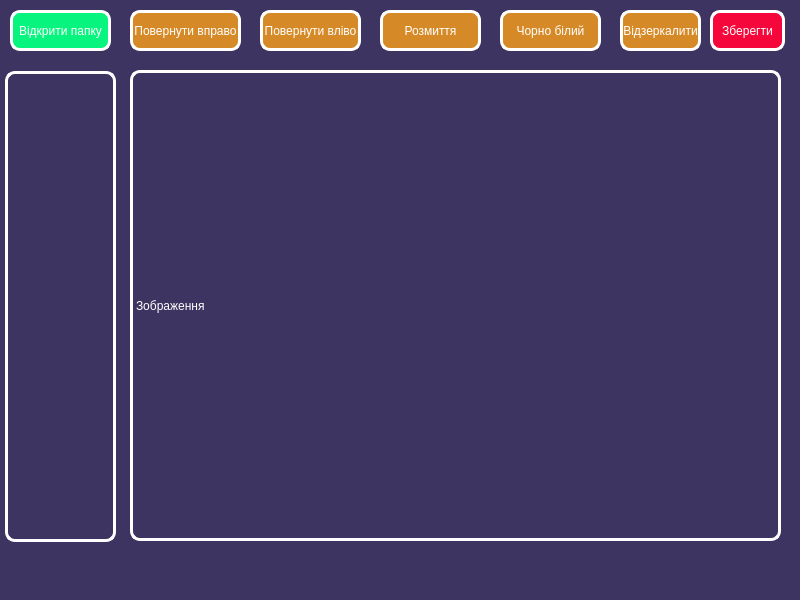
<?xml version="1.0" encoding="UTF-8"?>
<ui version="4.0">
 <class>MainWindow</class>
 <widget class="QMainWindow" name="MainWindow">
  <property name="geometry">
   <rect>
    <x>0</x>
    <y>0</y>
    <width>800</width>
    <height>600</height>
   </rect>
  </property>
  <property name="windowTitle">
   <string>Easy Editor</string>
  </property>
  <property name="styleSheet">
   <string notr="true">background: #3e3461
</string>
  </property>
  <widget class="QWidget" name="centralwidget">
   <widget class="QListWidget" name="image_list">
    <property name="geometry">
     <rect>
      <x>5</x>
      <y>71</y>
      <width>111</width>
      <height>471</height>
     </rect>
    </property>
    <property name="styleSheet">
     <string notr="true">border-radius:10px;
border: 3px solid white;</string>
    </property>
   </widget>
   <widget class="QPushButton" name="open_btn">
    <property name="geometry">
     <rect>
      <x>10</x>
      <y>10</y>
      <width>101</width>
      <height>41</height>
     </rect>
    </property>
    <property name="styleSheet">
     <string notr="true">color: white;
border: 3px solid white;
border-radius: 10px;
background:#07f57e;</string>
    </property>
    <property name="text">
     <string>Відкрити папку</string>
    </property>
   </widget>
   <widget class="QPushButton" name="save_btn">
    <property name="geometry">
     <rect>
      <x>710</x>
      <y>10</y>
      <width>75</width>
      <height>41</height>
     </rect>
    </property>
    <property name="styleSheet">
     <string notr="true">color: white;
border: 3px solid white;
border-radius:10px;
background:#f5073b;</string>
    </property>
    <property name="text">
     <string>Зберегти</string>
    </property>
   </widget>
   <widget class="QPushButton" name="right_btn">
    <property name="geometry">
     <rect>
      <x>130</x>
      <y>10</y>
      <width>111</width>
      <height>41</height>
     </rect>
    </property>
    <property name="styleSheet">
     <string notr="true">color: white;
border: 3px solid white;
border-radius: 10px;
background:#d68a27;</string>
    </property>
    <property name="text">
     <string>Повернути вправо</string>
    </property>
   </widget>
   <widget class="QPushButton" name="left_btn">
    <property name="geometry">
     <rect>
      <x>260</x>
      <y>10</y>
      <width>101</width>
      <height>41</height>
     </rect>
    </property>
    <property name="styleSheet">
     <string notr="true">color: white;
border: 3px solid white;
border-radius: 10px;
background:#d68a27;</string>
    </property>
    <property name="text">
     <string>Повернути вліво</string>
    </property>
   </widget>
   <widget class="QPushButton" name="blure_btn">
    <property name="geometry">
     <rect>
      <x>380</x>
      <y>10</y>
      <width>101</width>
      <height>41</height>
     </rect>
    </property>
    <property name="styleSheet">
     <string notr="true">color: white;
border: 3px solid white;
border-radius:10px;
background:#d68a27;
</string>
    </property>
    <property name="text">
     <string>Розмиття</string>
    </property>
   </widget>
   <widget class="QPushButton" name="blackwhite_btn">
    <property name="geometry">
     <rect>
      <x>500</x>
      <y>10</y>
      <width>101</width>
      <height>41</height>
     </rect>
    </property>
    <property name="styleSheet">
     <string notr="true">color: white;
border: 3px solid white;
border-radius:10px;
background:#d68a27;
</string>
    </property>
    <property name="text">
     <string>Чорно білий</string>
    </property>
   </widget>
   <widget class="QPushButton" name="mirror_btn">
    <property name="geometry">
     <rect>
      <x>620</x>
      <y>10</y>
      <width>81</width>
      <height>41</height>
     </rect>
    </property>
    <property name="styleSheet">
     <string notr="true">color: white;
border: 3px solid white;
border-radius:10px;
background:#d68a27;</string>
    </property>
    <property name="text">
     <string>Відзеркалити</string>
    </property>
   </widget>
   <widget class="QLabel" name="image_label">
    <property name="geometry">
     <rect>
      <x>130</x>
      <y>70</y>
      <width>651</width>
      <height>471</height>
     </rect>
    </property>
    <property name="styleSheet">
     <string notr="true">color: white;
border: 3px solid white;
border-radius:10px;
</string>
    </property>
    <property name="text">
     <string>Зображення</string>
    </property>
   </widget>
  </widget>
  <widget class="QMenuBar" name="menubar">
   <property name="geometry">
    <rect>
     <x>0</x>
     <y>0</y>
     <width>800</width>
     <height>26</height>
    </rect>
   </property>
  </widget>
  <widget class="QStatusBar" name="statusbar"/>
 </widget>
 <resources/>
 <connections/>
</ui>
